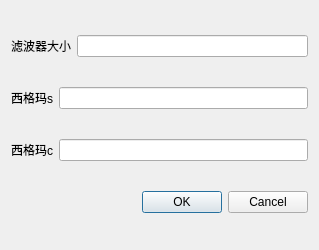
<?xml version="1.0" encoding="UTF-8"?>
<ui version="4.0">
 <class>Bilateral</class>
 <widget class="QDialog" name="Bilateral">
  <property name="geometry">
   <rect>
    <x>0</x>
    <y>0</y>
    <width>319</width>
    <height>250</height>
   </rect>
  </property>
  <property name="windowTitle">
   <string>Dialog</string>
  </property>
  <layout class="QVBoxLayout" name="verticalLayout">
   <item>
    <layout class="QHBoxLayout" name="horizontalLayout">
     <item>
      <widget class="QLabel" name="label">
       <property name="text">
        <string>滤波器大小</string>
       </property>
      </widget>
     </item>
     <item>
      <widget class="QLineEdit" name="lineEdit"/>
     </item>
    </layout>
   </item>
   <item>
    <layout class="QHBoxLayout" name="horizontalLayout_2">
     <item>
      <widget class="QLabel" name="label_2">
       <property name="text">
        <string>西格玛s</string>
       </property>
      </widget>
     </item>
     <item>
      <widget class="QLineEdit" name="lineEdit_2"/>
     </item>
    </layout>
   </item>
   <item>
    <layout class="QHBoxLayout" name="horizontalLayout_3">
     <item>
      <widget class="QLabel" name="label_3">
       <property name="text">
        <string>西格玛c</string>
       </property>
      </widget>
     </item>
     <item>
      <widget class="QLineEdit" name="lineEdit_3"/>
     </item>
    </layout>
   </item>
   <item>
    <widget class="QDialogButtonBox" name="buttonBox">
     <property name="orientation">
      <enum>Qt::Horizontal</enum>
     </property>
     <property name="standardButtons">
      <set>QDialogButtonBox::Cancel|QDialogButtonBox::Ok</set>
     </property>
    </widget>
   </item>
  </layout>
 </widget>
 <resources/>
 <connections>
  <connection>
   <sender>buttonBox</sender>
   <signal>accepted()</signal>
   <receiver>Bilateral</receiver>
   <slot>accept()</slot>
   <hints>
    <hint type="sourcelabel">
     <x>248</x>
     <y>254</y>
    </hint>
    <hint type="destinationlabel">
     <x>157</x>
     <y>274</y>
    </hint>
   </hints>
  </connection>
  <connection>
   <sender>buttonBox</sender>
   <signal>rejected()</signal>
   <receiver>Bilateral</receiver>
   <slot>reject()</slot>
   <hints>
    <hint type="sourcelabel">
     <x>316</x>
     <y>260</y>
    </hint>
    <hint type="destinationlabel">
     <x>286</x>
     <y>274</y>
    </hint>
   </hints>
  </connection>
 </connections>
</ui>
